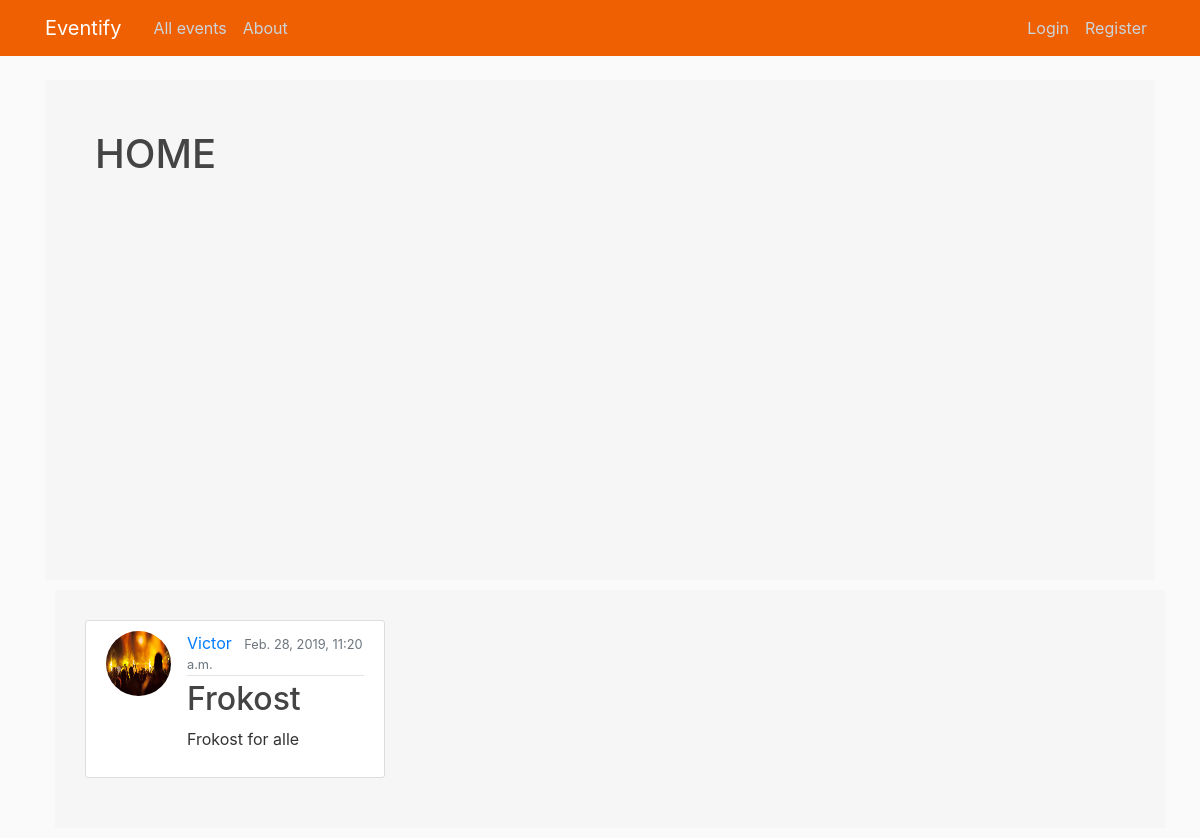
Before: / with the older database file.
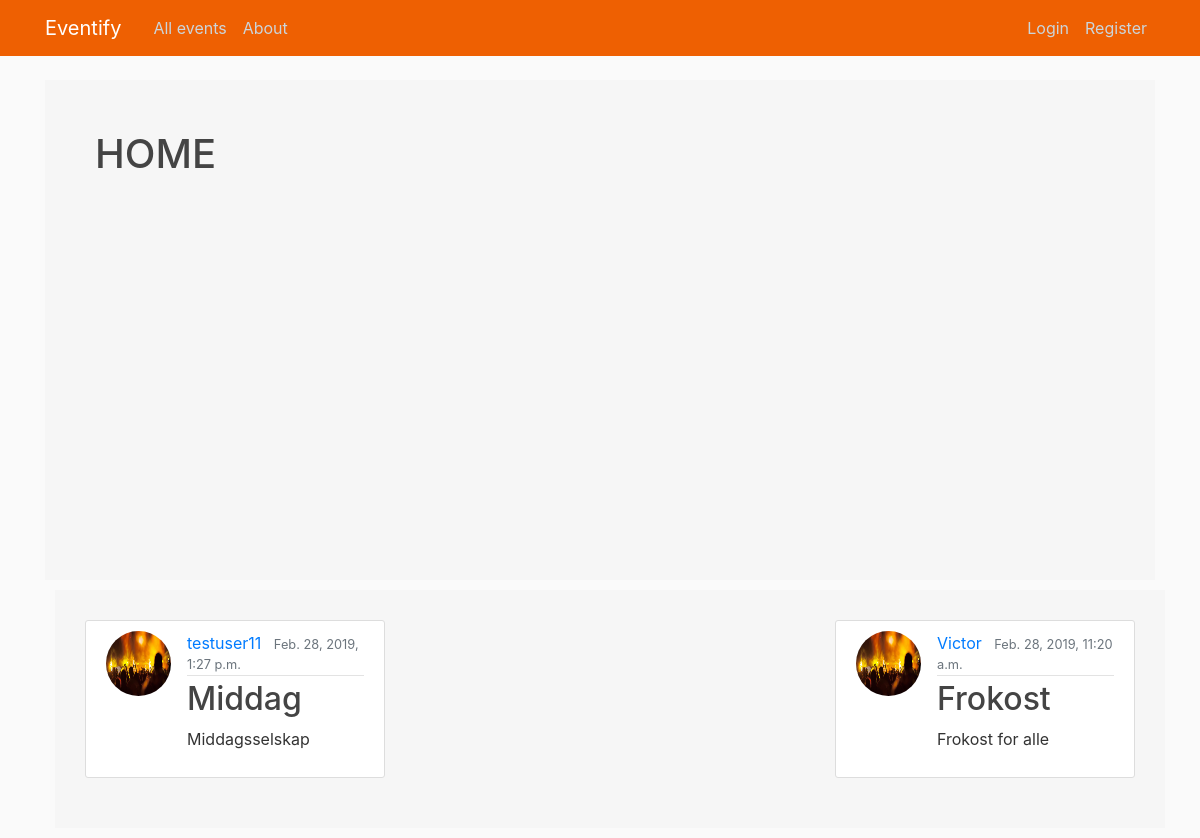
After: the same page with the newer database file.
### event/models.py (models this page shows, shortened)
class Post(models.Model):
    title = models.CharField(max_length=100)
    date_posted = models.DateTimeField(default=timezone.now)
    author = models.ForeignKey(User, on_delete=models.CASCADE, null=True)
    attendees = models.ManyToManyField(User, related_name='attendees')
    start_date = models.DateTimeField(null=True)
    end_date = models.DateTimeField(null=True)
    attendance_limit = models.IntegerField(null=True, default=10000)
    location = models.CharField(max_length=100, null=True)
    content = models.TextField()
    image = models.ImageField(default="default_event.jpg", upload_to="event_images")
    is_private = models.BooleanField(default=False)
    class Meta:
       ordering = ['-start_date']

### event/views.py (the view)
# urls.py: path('', EventListView.as_view(), name='event-home'),
class EventListView(ListView):  #Denne gjør at events vises på home i rekkefølge fra nyeste til eldste
    model = Post
    template_name = 'event/home.html' #<app>/<model>_<viewtype>.html
    context_object_name = 'events'
    ordering = ['-date_posted']

### event/templates/event/home.html
{% extends "event/base.html" %}
{% block content %}
<div class="flex-container2">
    <h1>HOME</h1>
</div>
<div class = "flex-container">
 {% for event in events %}
        <article class="media content-section-event">
            <img class="rounded-circle article-img" src="{{ event.image.url }}" alt="">
            <div class="media-body">
                <div class="article-metadata">
                    <a class="mr-2" href="#">{{ event.author }}</a>
                    <small class="text-muted">{{ event.date_posted }}</small>
                </div>
                <h2><a class="article-title" href="{% url 'event-detail' event.id %}">{{ event.title }}</a></h2>
                <p class="article-content">{{ event.content }}</p>
            </div>
        </article>
    {% endfor %}
       </div>
{% endblock content %}

### event/templates/event/base.html (shortened to what this page needs)
{% load static %}
<html lang="en">
<head>
    <link rel="stylesheet" href="https://maxcdn.bootstrapcdn.com/bootstrap/4.0.0/css/bootstrap.min.css">
    <link rel="stylesheet" type="text/css" href="{% static 'event/main.css' %}">
</head>
<body>
<header class="site-header">
    <nav class="navbar navbar-expand-md navbar-dark bg-steel fixed-top">
        <div class="container">
            <a class="navbar-brand mr-4" href="{% url 'event-home' %}">Eventify</a>
            <div class="collapse navbar-collapse" id="navbarToggle">
                <div class="navbar-nav mr-auto">
                    <a class="nav-item nav-link" href="{% url 'events-all' %}">All events</a>
                    <a class="nav-item nav-link" href="{% url 'eventify-about' %}">About</a>
                </div>
                <div class="navbar-nav">
                    {% if user.is_staff or user.is_admin %}
                        <a class="nav-item nav-link" href="{% url 'event-create' %}">New Event</a>
                        <a class="nav-item nav-link" href="{% url 'profile' %}">Profile</a>
                        <a class="nav-item nav-link" href="{% url 'logout' %}">Log Out</a>
                    {% elif user.is_authenticated %}
                        <a class="nav-item nav-link" href="{% url 'profile' %}">Profile</a>
                        <a class="nav-item nav-link" href="{% url 'logout' %}">Log Out</a>
                    {% else %}
                        <a class="nav-item nav-link" href="{% url 'login' %}">Login</a>
                        <a class="nav-item nav-link" href="{% url 'register' %}">Register</a>
                    {% endif %}
                </div>
            </div>
        </div>
    </nav>
</header>
<main role="main" class="container">
    <div class="row">
        <div class="col-md-12">
            {% block content %}{% endblock %}
        </div>
    </div>
</main>
</body>
</html>

### event/static/event/main.css (style rules this page uses)
body { background: #fafafa; color: #333333; margin-top: 5rem; }
h1, h2, h3, h4, h5, h6 { color: #444444; }
.bg-steel { background-color: #ee6002; }
.site-header .navbar-nav .nav-link { color: #cbd5db; }
.content-section-event { background: #ffffff; padding: 10px 20px; border: 1px solid #dddddd; border-radius: 3px; margin-bottom: 20px; width: 300px; }
.flex-container { display: flex; margin: 10px; flex-flow: wrap; justify-content: space-between; background: #F6F6F6; padding: 30px; margin: 10px; width: 100%; }
.flex-container2 { display: flex; background: #F6F6F6; height: 500px; width: 100%; padding: 50px; }
.article-title { color: #444444; }
.article-content { white-space: pre-line; }
.article-img { height: 65px; width: 65px; margin-right: 16px; }
.article-metadata { padding-bottom: 1px; margin-bottom: 4px; border-bottom: 1px solid #e3e3e3 }

Changed rows visible on the page:
added Post: image (placeholder picture), author "testuser11", date_posted "Feb. 28, 2019, 1:27 p.m.", title "Middag", content "Middagsselskap"
